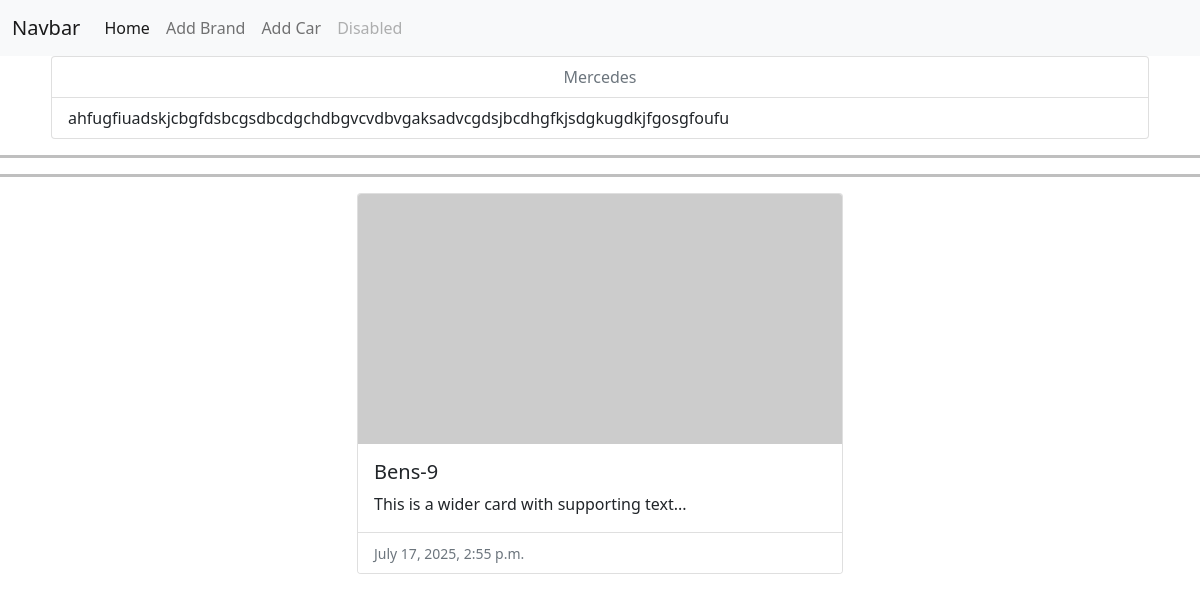
The app's page /app1/brand/3/ with its own data.
### configapp/models.py (models this page shows, shortened)
class Brand(models.Model):
    title=models.CharField(max_length=50)
    create_ed=models.DateTimeField(auto_now_add=True)
    update_ed=models.DateTimeField(auto_now_add=True)
    context=models.TextField()

class Car(models.Model):
    salon=models.ForeignKey(Avtosalon,on_delete=models.CASCADE)
    brand=models.ForeignKey(Brand,on_delete=models.CASCADE)
    model=models.CharField(max_length=20)
    price=models.IntegerField()
    year=models.DateTimeField()
    color=models.CharField(max_length=10)

### configapp/views.py (the view)
# urls.py: path("brand/<int:pk>/",brands,name='brand'),
def brands(request,pk):
    car=Car.objects.filter(brand_id=pk)
    brand=Brand.objects.get(pk=pk)
    context={
        "car":car,
        "brand":brand
    }
    return render(request,"brand.html",context=context)

### configapp/templates/brand.html (shortened to what this page needs)
<!DOCTYPE html>
<html lang="en">
<head>
</head>
<body>
<nav class="navbar navbar-expand-lg navbar-light bg-light">
  <div class="container-fluid">
    <a class="navbar-brand" href="#">Navbar</a>
    <div class="collapse navbar-collapse" id="navbarNav">
      <ul class="navbar-nav">
        <li class="nav-item">
          <a class="nav-link active" aria-current="page" href="{% url 'home' %}">Home</a>
        </li>
        <li class="nav-item">
          <a class="nav-link" href="{% url 'add_brand' %}">Add Brand</a>
        </li>
        <li class="nav-item">
          <a class="nav-link" href="{% url 'add_car' %}">Add Car</a>
        </li>
        <li class="nav-item">
          <a class="nav-link disabled" href="#" tabindex="-1" aria-disabled="true">Disabled</a>
        </li>
      </ul>
    </div>
  </div>
</nav>
<div class="row justify-content-center">
    <div class="col-11">
        <ul class="list-group">
          <li class="list-group-item disabled text-center" aria-disabled="true">{{brand.title}}</li>
          <li class="list-group-item">{{brand.context}}</li>
        </ul>
    </div>
</div>
<hr style="height: 3px; background-color: #000; border: none;">
<hr style="height: 3px; background-color: #000; border: none;">
<div class="row justify-content-center">
    {% for item in car %}
    <div class="col-5 ">
        <div class="card">
            <img src="https://picsum.photos/200" class="card-img-top" alt="..." width="300" height="250">
            <div class="card-body">
              <h5 class="card-title">{{ item.model }}</h5>
              <p class="card-text">This is a wider card with supporting text...</p>
            </div>
            <ul class="list-group list-group-flush">
              <li class="list-group-item"><small class="text-muted">{{ item.year }}</small></li>
            </ul>
          </div>
        </div>
    {% endfor %}
</div>
<link href="https://cdn.jsdelivr.net/npm/bootstrap@5.0.2/dist/css/bootstrap.min.css" rel="stylesheet">
</body>
</html>

### records on screen
Brand: title "Mercedes", context "ahfugfiuadskjcbgfdsbcgsdbcdgchdbgvcvdbvgaksadvcgdsjbcdhgfkjsdgkugdkjfgosgfoufu"
Car: model "Bens-9", year "July 17, 2025, 2:55 p.m."
